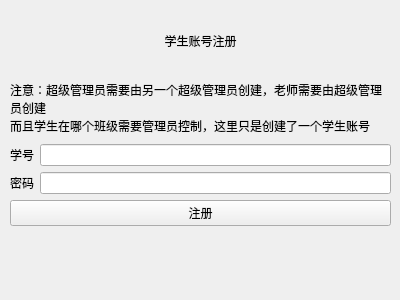
<?xml version="1.0" encoding="UTF-8"?>
<ui version="4.0">
 <class>Form</class>
 <widget class="QWidget" name="Form">
  <property name="geometry">
   <rect>
    <x>0</x>
    <y>0</y>
    <width>400</width>
    <height>300</height>
   </rect>
  </property>
  <property name="windowTitle">
   <string>Form</string>
  </property>
  <widget class="QWidget" name="layoutWidget">
   <property name="geometry">
    <rect>
     <x>10</x>
     <y>11</y>
     <width>381</width>
     <height>281</height>
    </rect>
   </property>
   <layout class="QVBoxLayout" name="verticalLayout">
    <item>
     <widget class="QLabel" name="label">
      <property name="text">
       <string>学生账号注册</string>
      </property>
      <property name="alignment">
       <set>Qt::AlignCenter</set>
      </property>
     </widget>
    </item>
    <item>
     <widget class="QLabel" name="label_2">
      <property name="text">
       <string>注意：超级管理员需要由另一个超级管理员创建，老师需要由超级管理员创建
而且学生在哪个班级需要管理员控制，这里只是创建了一个学生账号</string>
      </property>
      <property name="wordWrap">
       <bool>true</bool>
      </property>
     </widget>
    </item>
    <item>
     <layout class="QHBoxLayout" name="horizontalLayout">
      <item>
       <widget class="QLabel" name="label_3">
        <property name="text">
         <string>学号</string>
        </property>
       </widget>
      </item>
      <item>
       <widget class="QLineEdit" name="user_name"/>
      </item>
     </layout>
    </item>
    <item>
     <layout class="QHBoxLayout" name="horizontalLayout_2">
      <item>
       <widget class="QLabel" name="label_4">
        <property name="text">
         <string>密码</string>
        </property>
       </widget>
      </item>
      <item>
       <widget class="QLineEdit" name="user_password"/>
      </item>
     </layout>
    </item>
    <item>
     <widget class="QPushButton" name="register_button">
      <property name="text">
       <string>注册</string>
      </property>
     </widget>
    </item>
    <item>
     <widget class="QLabel" name="register_word">
      <property name="text">
       <string/>
      </property>
     </widget>
    </item>
   </layout>
  </widget>
 </widget>
 <resources/>
 <connections/>
</ui>
